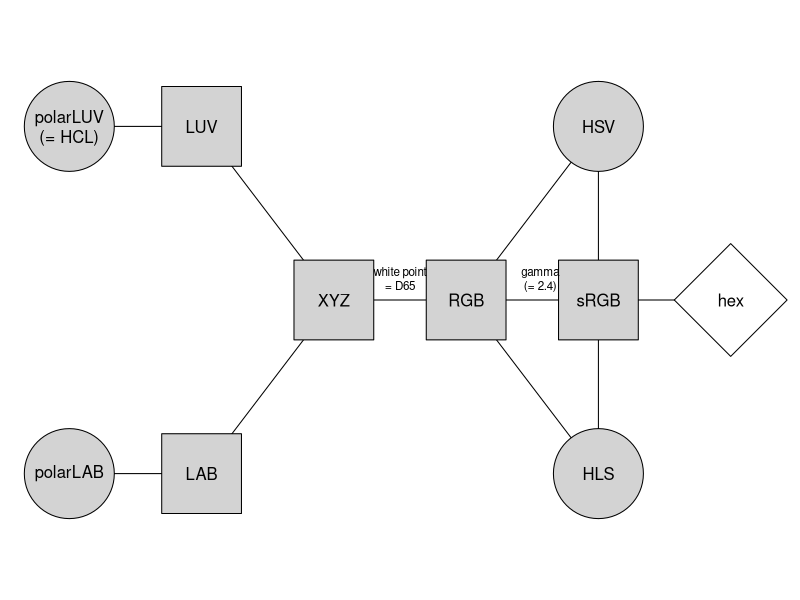

This figure's R source:
## ---- chunk 1
library("colorspace")
## ---- chunk 2
par(mar = rep(0, 4))

d <- data.frame(
  x = c(1, 1, 2, 2, 3, 4, 5, 5, 5, 6),
  y = c(1, 3, 1, 3, 2, 2, 1, 3, 2, 2),
  lab = c("polarLAB", "polarLUV\n(= HCL)", "LAB", "LUV", "XYZ", "RGB", "HLS", "HSV", "sRGB", "hex"),
  stringsAsFactors = FALSE
)

plot(0, 0, type = "n", axes = FALSE, xlab = "", ylab = "",
  xlim = c(0.7, 6.3), ylim = c(0.4, 3.6))
lines(y ~ x, data = d[-c(1, 3, 7, 8),])
lines(y ~ x, data = d[c(1, 3, 5),])
lines(y ~ x, data = d[c(6, 7, 9),])
lines(y ~ x, data = d[c(6, 8, 9),])
points(y ~ x, data = d[c(1, 2, 7, 8), ], pch = 21, bg = "lightgray", cex = 12)
points(y ~ x, data = d[c(3, 4, 5, 6, 9), ], pch = 22, bg = "lightgray", cex = 12)
points(y ~ x, data = d[10, ], pch = 23, bg = "white", cex = 12)

text(d$x, d$y, d$lab)
text(3.5, 2, "white point\n= D65", cex = 0.7, pos = 3)
text(4.56, 2, "gamma\n(= 2.4)", cex = 0.7, pos = 3)
## ---- chunk 3
(x <- polarLUV(L = 70, C = 50, H = c(0, 120, 240)))
## ---- chunk 4
(y <- as(x, "sRGB"))
## ---- chunk 5
as(y, "HSV")
## ---- chunk 6
hex(x)
